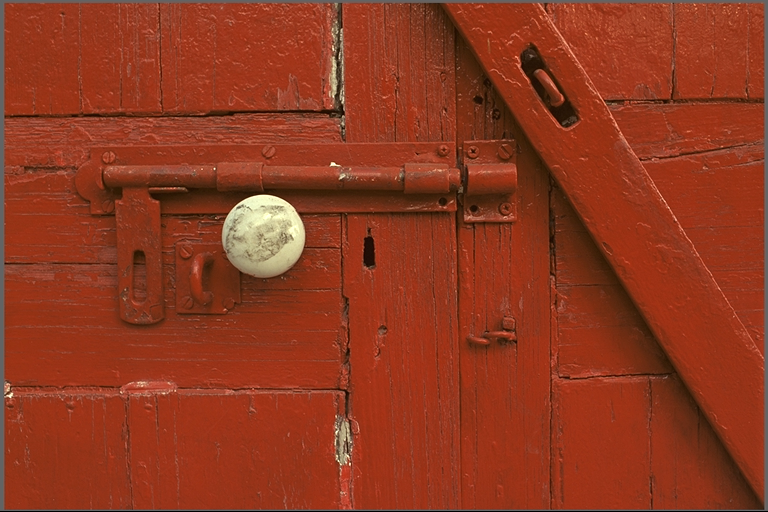
#> input picture Segment and detection/kodim02.png, 768 x 512 px, found by its file name
$ python Kmean_clustering.py
#> lines starting #> are read from the running program, lines starting #| are printed output that depends on the picture
import numpy as np
import matplotlib.pyplot as plt
import cv2
def kmeans(X, K, max_iters=10):
    centroids = X[np.random.choice(range(len(X)), K, replace=False)]
    for i in range(max_iters):
     # Assign each data point to its closest centroid
     distances = np.linalg.norm(X[:, np.newaxis, :] - centroids, axis=-1)
     labels = np.argmin(distances, axis=-1)
     # Update the centroids based on the assigned data points
     for j in range(K):
      centroids[j] = np.mean(X[labels == j], axis=0)
    return labels, centroids
# Đọc ảnh màu
original_img = cv2.imread("D:\Python_CV\Segment and detection\kodim02.png")
#> original_img is the input picture: shape (512, 768, 3); mean B, G, R 31.2, 56.4, 142.9
original_img = cv2.cvtColor(original_img, cv2.COLOR_BGR2RGB)
# Chuyen sang khong gian mau HSV
HSV_img = cv2.cvtColor(original_img, cv2.COLOR_BGR2HSV)
#> HSV_img: shape (512, 768, 3); mean H, S, V 111.6, 199.3, 142.9
# Vector hóa ảnh
vectorized = HSV_img.reshape((-1, 3))
vectorized = np.float32(vectorized)
# Chạy K-means với K=10
K = 10
labels, centroids = kmeans(vectorized, K)
#> in kmeans, `centroids = X[np.random.choice(range(len(X)), K, replace=False)]`: centroids = [[115, 149, 217], [113, 190, 146], [113, 214, 148], [108, 212, 66], [112, 197, 115], [114, 207, 153], [114, 216, 163], [114, 213, 153], [114, 213, 151], [114, 205, 149]]
#> after the loop in kmeans, `for i in range(max_iters):`: centroids = [[64.89, 41.9, 139.9], [112.5, 144.7, 161.7], [112.8, 210.4, 127.7], [108.7, 219, 63.37], [111, 197.9, 96.91], [113.8, 185.2, 165.5], [114, 211.7, 159.5], [113.7, 218.1, 151.6], [113.8, 206.9, 148.4], [113.2, 183.4, 137.1]]
# Gán nhãn cho từng pixel và lấy giá trị trung bình của mỗi cluster để tạo ảnh kết quả
centroids = np.uint8(centroids)
#> centroids = [[64, 41, 139], [112, 144, 161], [112, 210, 127], [108, 219, 63], [111, 197, 96], [113, 185, 165], [113, 211, 159], [113, 218, 151], [113, 206, 148], [113, 183, 137]]
res = centroids[labels.flatten()]
result_image = res.reshape((HSV_img.shape))
#> result_image: shape (512, 768, 3); mean H, S, V 110.9, 198.8, 142.3
result_image = cv2.cvtColor(result_image, cv2.COLOR_HSV2BGR)
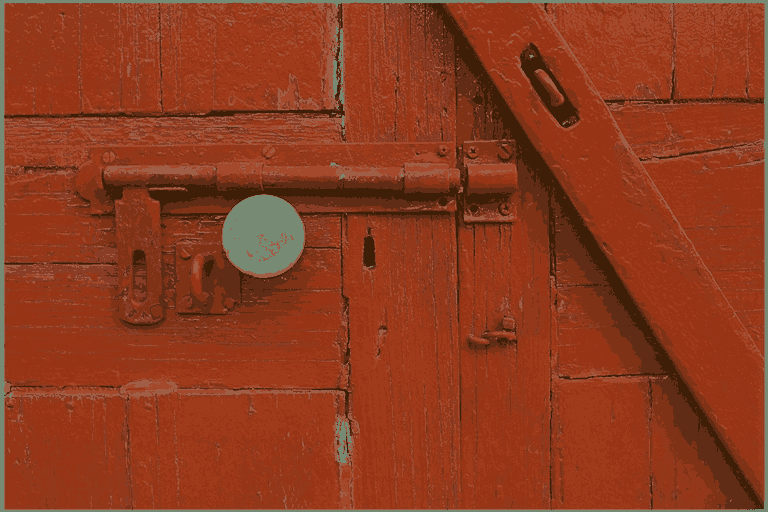
#> result_image: shape (512, 768, 3); mean R, G, B 141.7, 58.9, 31
# Hiển thị ảnh gốc và ảnh phân vùng
figure_size = 15
plt.figure(figsize=(figure_size, figure_size))
plt.subplot(1, 2, 1), plt.imshow(original_img)
plt.title('Original Image'), plt.xticks([]), plt.yticks([])
plt.subplot(1, 2, 2), plt.imshow(result_image)
plt.title('Segmented Image when K = %i' % K), plt.xticks([]), plt.yticks([])
plt.show()
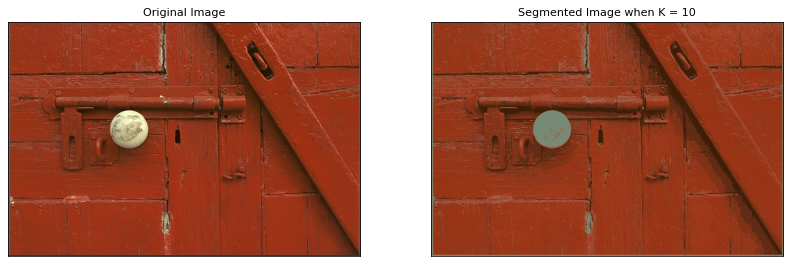
#> figure drawn by matplotlib, 2 panels
